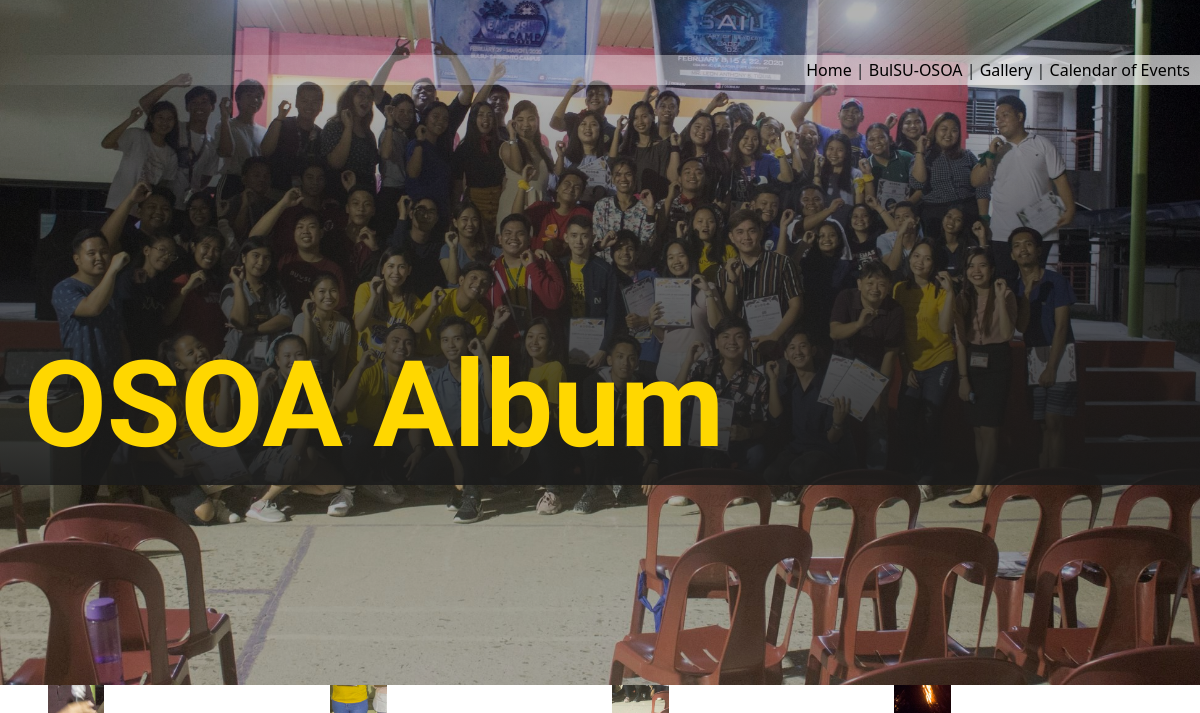
The app's page /organizations/1/gallery/1/ with its own data.
### organization/models.py (models this page shows, shortened)
class Organization(models.Model):
    user = models.ForeignKey(User, on_delete=models.SET_NULL, null=True)
    name = models.CharField(max_length=150,null=False, blank=False)
    acronym = models.CharField(max_length=50, null=True, blank=True)
    program = models.ForeignKey(Program, on_delete=models.SET_NULL, null=True, blank=True)
    num_of_members = models.DecimalField(decimal_places=0, max_digits=100,default=0,validators=[
            MinValueValidator(0)
        ])
    year_established = models.DecimalField(decimal_places=0, max_digits=4, default=1990,validators=[
            MaxValueValidator(2050),
            MinValueValidator(1990)
        ])
    by_laws_src = models.FileField(
        upload_to='documents/', blank=False, null=False, default='')
    logo = models.ImageField(
        upload_to='imageresources/', blank=False, null=False, default = '/imageresources/osologo.svg')
    uploaded = models.DateTimeField(auto_now=True)
    last_modified = models.DateTimeField(auto_now=True)
    OSOA = 'o'
    NONE= 'n'
    REGISTERED = 'r'
    PENDING = 'p'
    SETUP = 's'
    CAT_CHOICES = (
        (OSOA, 'OSOA'),
        (NONE, 'none'),
    )
    category = models.ForeignKey(TypesOfOrganization, on_delete=models.SET_NULL, null=True,blank=True)
    STATE_CHOICES = (
        (OSOA, 'OSOA'),
        (REGISTERED, 'Registered'),
        (PENDING, 'Pending'),
        (SETUP, 'Setup'),
    )
    state = models.CharField(max_length=20,choices =STATE_CHOICES, default ="Setup" )

### gallery/models.py (models this page shows, shortened)
class Album (models.Model):
    src_ID = models.ForeignKey(Organization, on_delete=models.CASCADE ,blank=False, null=False, default =0)
    name = models.CharField(max_length=100, null=False, blank=False, default="")
    key_image = models.ImageField(
        upload_to='imageresources/', default ="")
    last_modified = models.DateTimeField(default=timezone.now)
    created = models.DateTimeField(auto_now=True)
    admin = models.BooleanField(default=False, blank=False, null=False)

### landing/views.py (the view)
# urls.py: path('organizations/<int:org_id>/gallery/<int:album_id>/', views.view_org_album, name='view-org-album'),
def view_org_album(request, org_id, album_id, *args, **kwargs):
    title ="Organizations | BulSUan Kawing"
    info = GeneralInformation.objects.all()[:1]
    for inf in info:
        office_name = inf.office_name
        acronym = inf.name_acronym
        logo = inf.logo
    org = Organization.objects.get(pk=org_id)
    album = Album.objects.get(pk = album_id)
    images = Image.objects.filter(album = album_id)
    context ={
        'title': title,
        'office_name': office_name,
        'acronym': acronym,
        'logo': logo,
        'org': org,
        'images': images,
        'album': album,
    }
    return render(request, 'org/album.html', context)

### landing/templates/org/album.html (shortened to what this page needs)
{% load static %}
<!DOCTYPE html>
<html>
<head>
    <link rel="stylesheet" href="{% static 'css/org_view/landing-org-base.css' %}?version=1">
    <link rel="stylesheet" type="text/css" href="{% static 'css/inside-gallery.css' %}">
    <link rel="stylesheet" type="text/css" href="inside gallery.css">
    <link rel="stylesheet" href="{% static 'css/base/general-elements.css' %}?version=1" />
    <link href="https://cdn.jsdelivr.net/npm/bootstrap@5.1.1/dist/css/bootstrap.min.css" rel="stylesheet">
</head>
<body>
    <div class="main-container ">
        {%include 'org/org-header-back-arrow.html'%}
        <div class="img-bsu-div clearfix">
            <img src="/media/{{album.key_image}}" alt="{{album.name}}" class="img-bsu ">
        </div>
        <div class="div-title">
            <h1 class="h1-gallery">{{album.name}}</h1>
        </div>
        <div class="image-container">
            <div>
                {% if images %} {% for image in images %}
                <div class="sample-img-container"><img src="/media/{{image.image}}" alt="{{image.name}}" id="{{image.id}}" class="sample-img"></div>
                {% endfor %} {% else %}
                <p class="empty">No Images Available</p>
                {% endif%}
            </div>
        </div>
    </div>
</body>
</html>

### landing/templates/org/org-header-back-arrow.html
{% load static %}
<div class="container-fluid header">
    <button class="exit-button"><img src="{% static 'images/left_48px.png' %}" onclick="window.history.back();" ></button>
</div>
<div class="under-header clearfix">
    <a href="{% url 'landing:view-homepage' %}" class="headlinks">Home</a> |
    <a href="{% url 'landing:view-org' org.id %}" class="headlinks">{{org.acronym}}</a> |
    <a href="/organizations/{{org.id}}/gallery" class="headlinks">Gallery</a> |
    <a href="/organizations/{{org.id}}/calendar" class="headlinks">Calendar of Events</a>
</div>

### static/css/org_view/landing-org-base.css (style rules this page uses)
.header { background-color: #00546A; height: 55px; z-index: 3; }
.exit-button { background: none; outline: none; border: none; }
.under-header { padding: 3px 10px; height: 30px; position: relative; text-align: right; z-index: 2; background-image: linear-gradient(150deg, rgba(255, 0, 0, 0), rgba(250, 250, 250, .7)); }
.headlinks { text-decoration: none; background-clip: text; color: black; }

### static/css/inside-gallery.css (style rules this page uses)
.img-bsu { width: 100%; height: 400px; object-fit: cover; filter: brightness(70%); }
.img-bsu-div { width: 100%; height: 400px; display: flex; justify-content: center; align-items: center; }
.div-title { padding-left: 1%; margin-top: -400px; color: #FFD700; position: absolute; width: 100%; background-image: linear-gradient(to bottom, rgba(255, 0, 0, 0), rgba(27, 27, 27, 0.9)); height: 400px; }
.h1-gallery { font-family: 'Rajdhani', sans-serif; font-weight: 800; font-size: 40px; position: absolute; bottom: 0; }
.image-container { margin-top: 5%; width: 100%; display: block; justify-content: center; padding-bottom: 10%; float: left; }
.image-container div { margin-left: 2%; }
.sample-img-container { width: 21%; float: left; margin-right: 1%; margin-bottom: 1%; border-radius: 5px; cursor: pointer; transition: 0.3s; height: 200px; overflow: hidden; }

### static/css/org_view/inside gallery.css (style rules this page uses)
.img-bsu { width: 100%; height: auto; }
.img-bsu-div { display: flex; justify-content: center; align-items: center; }
.h1-gallery { font-family: 'Rajdhani', sans-serif; font-weight: 800; font-size: 10vw; margin-left: 1%; margin-top: -30%; color: #FFD700; position: absolute; }
.image-container { margin-top: 5%; width: 100%; display: block; justify-content: center; padding-bottom: 10%; float: left; }
.image-container div { margin-left: 2%; }

### records on screen
Organization: acronym "BulSU-OSOA"
Album: key_image (picture), name "OSOA Album"
